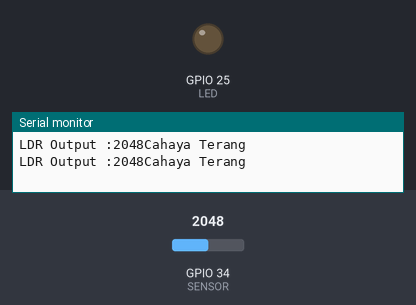
Recording of a sketch running on a simulated ESP32. Shown: output pins drawn as LEDs (lit = HIGH), the last lines printed to the serial monitor. The inputs (shaded band) are chosen by the test bench; at power-on: GPIO 34 (SENSOR) = 2048.

Above: at 1.8 s.
1.9 s: GPIO 34 (SENSOR) set to 109
3.4 s: GPIO 34 (SENSOR) set to 91
At 5.2 s:
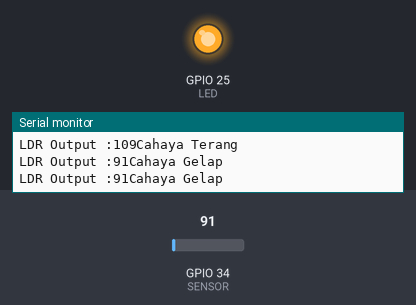
5.5 s: GPIO 34 (SENSOR) set to 491
At 6.7 s:
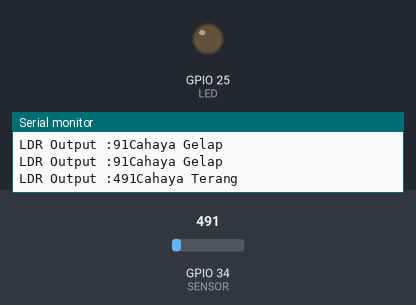
7.5 s: GPIO 34 (SENSOR) set to 60
At 8.3 s:
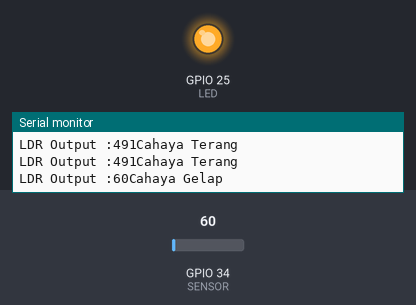
Timing chart, 0 to 10.5 s (numbered marks = the images above; inputs shaded):
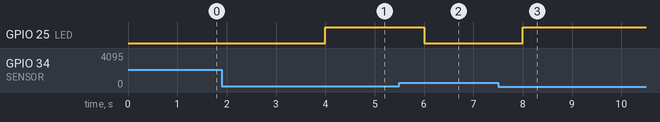

Measured:
- the behaviour switches between 101 and 100 on GPIO 34 (SENSOR) (found by bisection; images 0 and 1)
- after the input at 3.4 s, GPIO 25 (LED): LOW → HIGH after 0.60 s
- after the input at 5.5 s, GPIO 25 (LED): HIGH → LOW after 0.50 s
- after the input at 7.5 s, GPIO 25 (LED): LOW → HIGH after 0.50 s

The sketch:

latihan.ino
```cpp
int LDR_VAL = 0;
int SENSOR = 34;
int LED = 25;

void setup() {
  Serial.begin(9600);
  pinMode(LED, OUTPUT);
}

void loop() {
  LDR_VAL = analogRead(SENSOR);
  Serial.print("LDR Output :");
  Serial.print(LDR_VAL);

  if(LDR_VAL > 100) {
    Serial.println("Cahaya Terang");
    digitalWrite(LED, LOW);
  } else {
    Serial.println("Cahaya Gelap");
    digitalWrite(LED, HIGH);
  }

  delay(1000);
}
```
